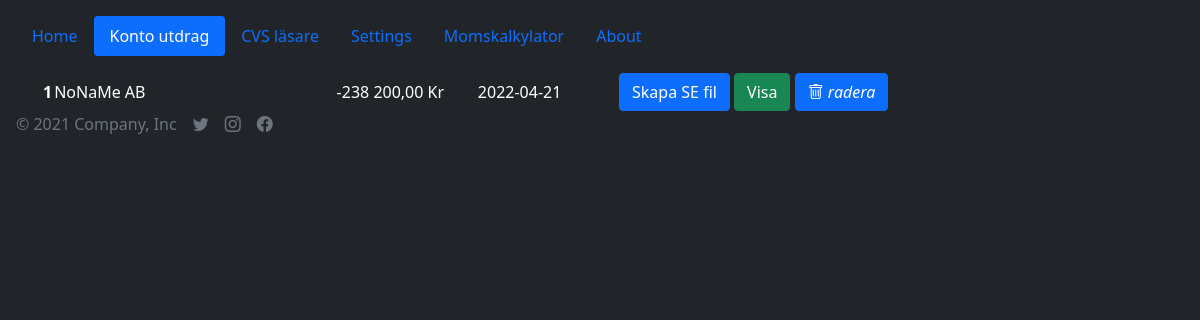
Before: /bank_statements with the older database file.
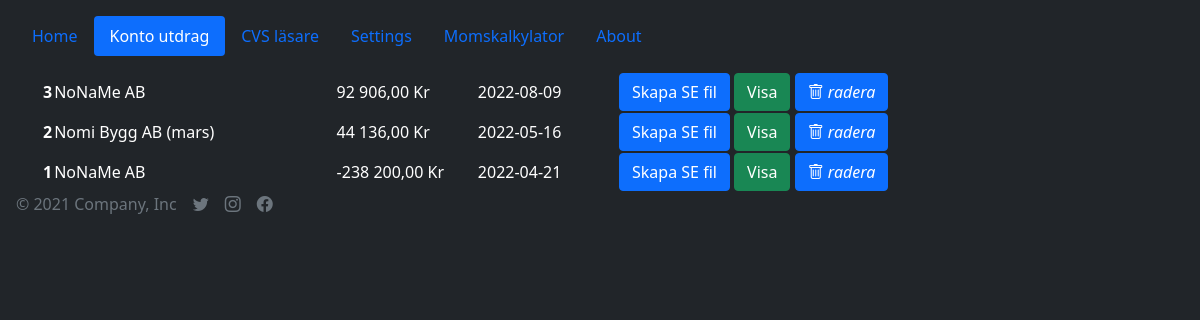
After: the same page with the newer database file.
### app/db/database_setup.py (models this page shows, shortened)
class BankStatement(Base):
    __tablename__ = 'bank_statement'
    __tableargs__ = {'comment': 'Bank Statements'}
    bank_statement_id = Column(Integer, nullable=False, unique=True, primary_key=True, autoincrement=True)
    title = Column(String(128), comment='Bank Statement name')
    summary = Column(String(128), comment='Summary')
    date = Column(String(128), default=datetime.utcnow(), comment='data')

### app/app.py (the view)
@app.route('/bank_statements')
def statements():
    return bank_statements.get_list_of_statements()

### app/bank_statements.py (called while the page is built)
def get_list_of_statements():
    statements = session.query(BankStatement).order_by(desc(BankStatement.bank_statement_id)).all()
    return render_template('bank_statements.html', statements=statements)

### app/templates/bank_statements.html (shortened to what this page needs)
{% extends 'base.html' %}
{% block body %}
    <main class="mt-3">
        <div class="container">
            <table>
                <tbody>
                {% for statement in statements %}
                    <tr class="gx-2 justify-content-center">
                        <th scope="row">{{ statement.bank_statement_id }}</th>
                        <td class="col-md-4">{{ statement.title }}</td>
                        <td class="col-md-2">{{ statement.summary }}</td>
                        <td class="col-md-2">{{ statement.date[0:10] }}</td>
                        <td class="col-auto">
                            <a href="/verifikations/se/{{ statement.bank_statement_id }}"
                               class="btn btn-primary">Skapa SE fil</a>
                            <a href="/verifikations/{{ statement.bank_statement_id }}" class="btn btn-success">Visa</a>
                            <a class="btn btn-primary" href="/bank_statements/{{ statement.bank_statement_id }}/delete" role="button">
                                <i class="bi bi-trash"> radera </i>
                            </a>
                        </td>
                    </tr>
                {% endfor %}
                </tbody>
            </table>
        </div>
    </main>
{% endblock %}

Changed rows visible on the page:
added BankStatement: bank_statement_id "3", title "NoNaMe AB", summary "92 906,00 Kr", date "2022-08-09"
added BankStatement: bank_statement_id "2", title "Nomi Bygg AB (mars)", summary "44 136,00 Kr", date "2022-05-16"
